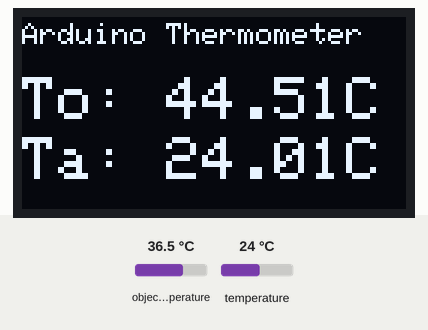
Recording of a sketch running on a simulated Arduino Uno, built with avr-gcc and run on an emulated ATmega328P. Shown: 128×64 one-colour display. The test bench sets the inputs (shaded band); at power-on: object temperature 36.5 °C, temperature 24 °C. What the sketch prints to the serial monitor is not drawn.

Above: at 2.2 s.
2.3 s: object temperature set to 20 °C
At 3.9 s:
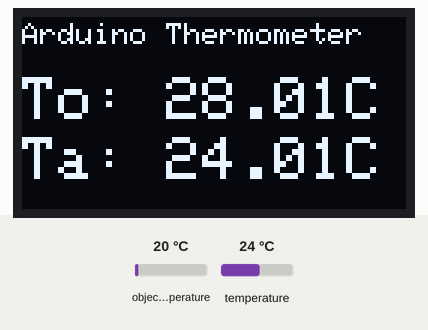
4.6 s: temperature set to 12 °C
At 5.5 s:
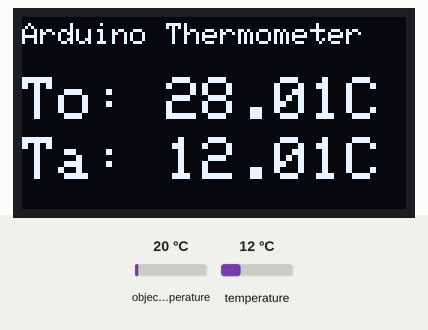
6.6 s: object temperature set to 26 °C
At 8.3 s:
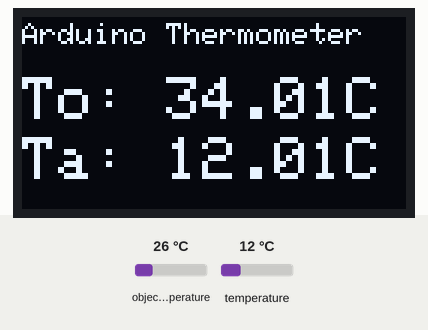
8.7 s: temperature set to 19 °C
At 9.8 s:
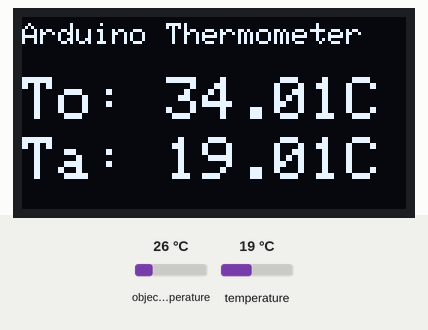
Timing chart, 0 to 11.7 s (numbered marks = the images above; inputs shaded):
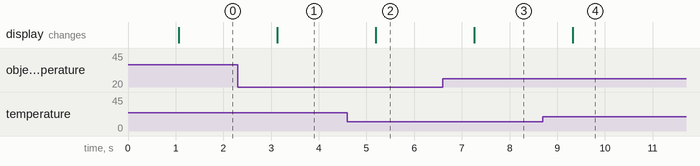

Measured:
- after the input at 2.3 s, the display: changes after 0.83 s (image 1)
- after the input at 4.6 s, the display: changes after 0.60 s (image 2)
- after the input at 6.6 s, the display: changes after 0.66 s (image 3)
- after the input at 8.7 s, the display: changes after 0.63 s (image 4)

The sketch:

forehead_oled.ino
```cpp
// ---------- Forehead (OLED)
// ---------- Arduino No Touch Thermometer
// ---------- Components: Arduino Uno, CJMCU906 (MLX90614), OLED SSD1306 i2c
// ---------- by Judhi Prasetyo, March 2020 for The Arduino Day

#include <Wire.h>
#include <Adafruit_MLX90614.h>
Adafruit_MLX90614 mlx = Adafruit_MLX90614();

#include <Adafruit_GFX.h>
#include <Adafruit_SSD1306.h>
#define SCREEN_WIDTH 128 // OLED display width, in pixels
#define SCREEN_HEIGHT 64 // OLED display height, in pixels
Adafruit_SSD1306 display(SCREEN_WIDTH, SCREEN_HEIGHT, &Wire, -1);

float ta; // ambient temperature
float to; // object temperature

int loop_interval = 1000; // check temp every 1 sec

void setup() {
  // start serial port
  Serial.begin(115200);
  // setting up the OLED display ~  use i2c scanner
  if (!display.begin(SSD1306_SWITCHCAPVCC, 0x3C)) { // Address 0x3D for 128x64
    Serial.println(F("SSD1306 allocation failed"));
    for (;;);
  }
  delay(1000);
  display.clearDisplay();
  display.setTextColor(WHITE);
}

void loop() {
  // reading object (to) and ambient (ta) temperature
  to = 8 + mlx.readObjectTempC();
  ta = mlx.readAmbientTempC();
  // log to Serial port
  Serial.println("Object:" + String(to) + "C, Ambient:" + String(ta) + "C");
  // show on OLED
  display.clearDisplay();
  display.setTextSize(1); //Size 1 means w=6 h=8
  display.setCursor(0, 2);
  display.print("Arduino Thermometer");
  display.setTextSize(2);  //Size 2 means w=12 h=16
  display.setCursor(0, 20);
  display.print("To: " + String(to) + "C");
  display.setCursor(0, 40);
  display.print("Ta: " + String(ta) + "C");
  display.display();  // send to screen
  delay(loop_interval); // wait for a while
}
```
